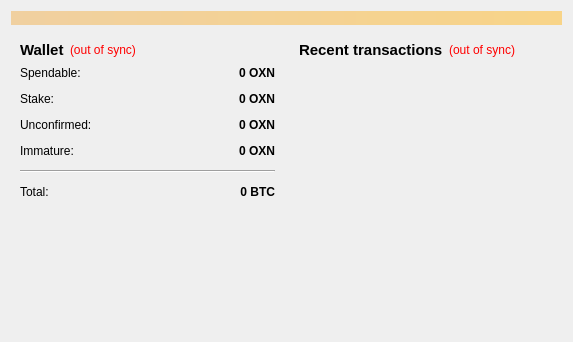
<?xml version="1.0" encoding="UTF-8"?>
<ui version="4.0">
 <class>OverviewPage</class>
 <widget class="QWidget" name="OverviewPage">
  <property name="geometry">
   <rect>
    <x>0</x>
    <y>0</y>
    <width>573</width>
    <height>342</height>
   </rect>
  </property>
  <property name="windowTitle">
   <string>Form</string>
  </property>
  <layout class="QVBoxLayout" name="topLayout">
   <item>
    <widget class="QLabel" name="labelAlerts">
     <property name="visible">
      <bool>false</bool>
     </property>
     <property name="styleSheet">
      <string notr="true">background-color: qlineargradient(x1: 0, y1: 0, x2: 1, y2: 0, stop:0 #F0D0A0, stop:1 #F8D488);  color:#000000
</string>
     </property>
     <property name="wordWrap">
      <bool>true</bool>
     </property>
     <property name="margin">
      <number>3</number>
     </property>
    </widget>
   </item>
   <item>
    <layout class="QHBoxLayout" name="horizontalLayout" stretch="1,1">
     <item>
      <layout class="QVBoxLayout" name="verticalLayout_2">
       <item>
        <widget class="QWidget" name="widget" native="true">
         <layout class="QVBoxLayout" name="verticalLayout_4">
          <item>
           <layout class="QHBoxLayout" name="horizontalLayout_4">
            <item>
             <widget class="QLabel" name="label_5">
              <property name="font">
               <font>
                <pointsize>11</pointsize>
                <weight>75</weight>
                <bold>true</bold>
               </font>
              </property>
              <property name="text">
               <string>Wallet</string>
              </property>
             </widget>
            </item>
            <item>
             <widget class="QLabel" name="labelWalletStatus">
              <property name="toolTip">
               <string>The displayed information may be out of date. Your wallet automatically synchronizes with the Oxen network after a connection is established, but this process has not completed yet.</string>
              </property>
              <property name="styleSheet">
               <string notr="true">QLabel { color: red; }</string>
              </property>
              <property name="text">
               <string notr="true">(out of sync)</string>
              </property>
              <property name="alignment">
               <set>Qt::AlignLeading|Qt::AlignLeft|Qt::AlignVCenter</set>
              </property>
             </widget>
            </item>
            <item>
             <spacer name="horizontalSpacer_2">
              <property name="orientation">
               <enum>Qt::Horizontal</enum>
              </property>
              <property name="sizeHint" stdset="0">
               <size>
                <width>40</width>
                <height>20</height>
               </size>
              </property>
             </spacer>
            </item>
           </layout>
          </item>
          <item>
           <layout class="QFormLayout" name="formLayout_2">
            <property name="fieldGrowthPolicy">
             <enum>QFormLayout::AllNonFixedFieldsGrow</enum>
            </property>
            <property name="horizontalSpacing">
             <number>12</number>
            </property>
            <property name="verticalSpacing">
             <number>12</number>
            </property>
            <item row="0" column="0">
             <widget class="QLabel" name="label">
              <property name="text">
               <string>Spendable:</string>
              </property>
             </widget>
            </item>
            <item row="0" column="1">
             <widget class="QLabel" name="labelBalance">
              <property name="font">
               <font>
                <weight>75</weight>
                <bold>true</bold>
               </font>
              </property>
              <property name="cursor">
               <cursorShape>IBeamCursor</cursorShape>
              </property>
              <property name="toolTip">
               <string>Your current spendable balance</string>
              </property>
              <property name="text">
               <string notr="true">0 OXN</string>
              </property>
              <property name="alignment">
               <set>Qt::AlignRight|Qt::AlignTrailing|Qt::AlignVCenter</set>
              </property>
              <property name="textInteractionFlags">
               <set>Qt::LinksAccessibleByMouse|Qt::TextSelectableByKeyboard|Qt::TextSelectableByMouse</set>
              </property>
             </widget>
            </item>
            <item row="1" column="0">
             <widget class="QLabel" name="label_6">
              <property name="text">
               <string>Stake:</string>
              </property>
             </widget>
            </item>
            <item row="1" column="1">
             <widget class="QLabel" name="labelStake">
              <property name="font">
               <font>
                <weight>75</weight>
                <bold>true</bold>
               </font>
              </property>
              <property name="cursor">
               <cursorShape>IBeamCursor</cursorShape>
              </property>
              <property name="toolTip">
               <string>Total of coins that was staked, and do not yet count toward the current balance</string>
              </property>
              <property name="text">
               <string notr="true">0 OXN</string>
              </property>
              <property name="alignment">
               <set>Qt::AlignRight|Qt::AlignTrailing|Qt::AlignVCenter</set>
              </property>
              <property name="textInteractionFlags">
               <set>Qt::LinksAccessibleByMouse|Qt::TextSelectableByKeyboard|Qt::TextSelectableByMouse</set>
              </property>
             </widget>
            </item>
            <item row="2" column="0">
             <widget class="QLabel" name="label_3">
              <property name="text">
               <string>Unconfirmed:</string>
              </property>
             </widget>
            </item>
            <item row="2" column="1">
             <widget class="QLabel" name="labelUnconfirmed">
              <property name="font">
               <font>
                <weight>75</weight>
                <bold>true</bold>
               </font>
              </property>
              <property name="cursor">
               <cursorShape>IBeamCursor</cursorShape>
              </property>
              <property name="toolTip">
               <string>Total of transactions that have yet to be confirmed, and do not yet count toward the current balance</string>
              </property>
              <property name="text">
               <string notr="true">0 OXN</string>
              </property>
              <property name="alignment">
               <set>Qt::AlignRight|Qt::AlignTrailing|Qt::AlignVCenter</set>
              </property>
              <property name="textInteractionFlags">
               <set>Qt::LinksAccessibleByMouse|Qt::TextSelectableByKeyboard|Qt::TextSelectableByMouse</set>
              </property>
             </widget>
            </item>
            <item row="3" column="0">
             <widget class="QLabel" name="labelImmatureText">
              <property name="text">
               <string>Immature:</string>
              </property>
             </widget>
            </item>
            <item row="3" column="1">
             <widget class="QLabel" name="labelImmature">
              <property name="font">
               <font>
                <weight>75</weight>
                <bold>true</bold>
               </font>
              </property>
              <property name="toolTip">
               <string>Mined balance that has not yet matured</string>
              </property>
              <property name="text">
               <string notr="true">0 OXN</string>
              </property>
              <property name="alignment">
               <set>Qt::AlignRight|Qt::AlignTrailing|Qt::AlignVCenter</set>
              </property>
              <property name="textInteractionFlags">
               <set>Qt::LinksAccessibleByMouse|Qt::TextSelectableByKeyboard|Qt::TextSelectableByMouse</set>
              </property>
             </widget>
            </item>
            <item row="4" column="0" colspan="2">
             <widget class="Line" name="line">
              <property name="orientation">
               <enum>Qt::Horizontal</enum>
              </property>
             </widget>
            </item>
            <item row="5" column="0">
             <widget class="QLabel" name="labelTotalText">
              <property name="text">
               <string>Total:</string>
              </property>
             </widget>
            </item>
            <item row="5" column="1">
             <widget class="QLabel" name="labelTotal">
              <property name="font">
               <font>
                <weight>75</weight>
                <bold>true</bold>
               </font>
              </property>
              <property name="cursor">
               <cursorShape>IBeamCursor</cursorShape>
              </property>
              <property name="toolTip">
               <string>Your current total balance</string>
              </property>
              <property name="text">
               <string notr="true">0 BTC</string>
              </property>
              <property name="alignment">
               <set>Qt::AlignRight|Qt::AlignTrailing|Qt::AlignVCenter</set>
              </property>
              <property name="textInteractionFlags">
               <set>Qt::LinksAccessibleByMouse|Qt::TextSelectableByKeyboard|Qt::TextSelectableByMouse</set>
              </property>
             </widget>
            </item>
           </layout>
          </item>
         </layout>
        </widget>
       </item>
       <item>
        <spacer name="verticalSpacer">
         <property name="orientation">
          <enum>Qt::Vertical</enum>
         </property>
         <property name="sizeHint" stdset="0">
          <size>
           <width>20</width>
           <height>40</height>
          </size>
         </property>
        </spacer>
       </item>
      </layout>
     </item>
     <item>
      <layout class="QVBoxLayout" name="verticalLayout_3">
       <item>
        <widget class="QWidget" name="widget_2" native="true">
         <layout class="QVBoxLayout" name="verticalLayout">
          <item>
           <layout class="QHBoxLayout" name="horizontalLayout_2">
            <item>
             <widget class="QLabel" name="label_4">
              <property name="font">
               <font>
                <pointsize>11</pointsize>
                <weight>75</weight>
                <bold>true</bold>
               </font>
              </property>
              <property name="text">
               <string>&lt;b&gt;Recent transactions&lt;/b&gt;</string>
              </property>
             </widget>
            </item>
            <item>
             <widget class="QLabel" name="labelTransactionsStatus">
              <property name="toolTip">
               <string>The displayed information may be out of date. Your wallet automatically synchronizes with the Oxen network after a connection is established, but this process has not completed yet.</string>
              </property>
              <property name="styleSheet">
               <string notr="true">QLabel { color: red; }</string>
              </property>
              <property name="text">
               <string notr="true">(out of sync)</string>
              </property>
              <property name="alignment">
               <set>Qt::AlignRight|Qt::AlignTrailing|Qt::AlignVCenter</set>
              </property>
             </widget>
            </item>
            <item>
             <spacer name="horizontalSpacer">
              <property name="orientation">
               <enum>Qt::Horizontal</enum>
              </property>
              <property name="sizeHint" stdset="0">
               <size>
                <width>40</width>
                <height>20</height>
               </size>
              </property>
             </spacer>
            </item>
           </layout>
          </item>
          <item>
           <widget class="QListView" name="listTransactions">
            <property name="styleSheet">
             <string notr="true">QListView { background: transparent; }</string>
            </property>
            <property name="frameShape">
             <enum>QFrame::NoFrame</enum>
            </property>
            <property name="verticalScrollBarPolicy">
             <enum>Qt::ScrollBarAlwaysOff</enum>
            </property>
            <property name="horizontalScrollBarPolicy">
             <enum>Qt::ScrollBarAlwaysOff</enum>
            </property>
            <property name="selectionMode">
             <enum>QAbstractItemView::NoSelection</enum>
            </property>
           </widget>
          </item>
         </layout>
        </widget>
       </item>
      </layout>
     </item>
    </layout>
   </item>
  </layout>
 </widget>
 <resources/>
 <connections/>
</ui>
